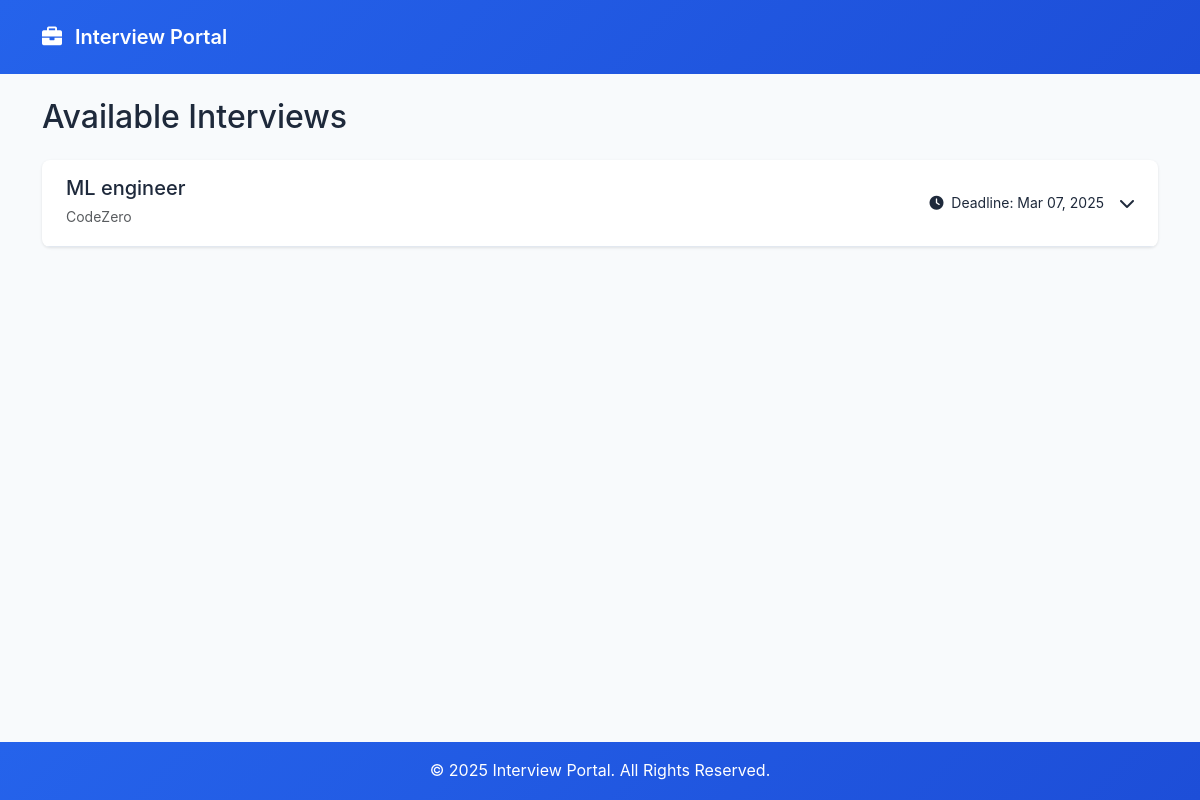
The page /org/interviews/ (signed in) on the database its author committed.
### organization/models.py (models this page shows, shortened)
class Custominterviews(models.Model):
    org = models.ForeignKey(organization,on_delete=models.CASCADE)
    desc = models.TextField()
    post = models.TextField()
    experience = models.CharField(max_length=10)
    submissionDeadline = models.DateTimeField()
    questions = models.TextField()
    startTime = models.DateTimeField()
    endTime = models.DateTimeField()
    DSA = models.IntegerField(blank=True,null=True)
    Dev = models.IntegerField(blank=True,null=True)

class organization(models.Model):
    org = models.ForeignKey(User, on_delete=models.CASCADE)
    orgname = models.CharField(max_length=100)
    address = models.TextField()
    photo = models.ImageField(upload_to='./orgs',null=True,blank=True)
    Description = models.TextField()

### organization/views.py (the view)
# urls.py: path('interviews/', views.available_interviews, name='available_interviews'),
@login_required
def available_interviews(request):
    current_time = timezone.now()
    interviews = Custominterviews.objects.filter(
        submissionDeadline__gt=current_time
    ).select_related('org')
    user_applications = Application.objects.filter(
        user=request.user
    ).select_related('interview')
    application_status = {}
    for application in user_applications:
        interview = application.interview
        can_start_interview = (
                application.approved and
                not application.attempted and
                interview.startTime <= current_time <= interview.endTime
        )
        application_status[application.interview_id] = {
            'resume_status': bool(application.resume),
            'is_approved': application.approved,
            'application_id': application.id,
            'can_start_interview': can_start_interview,
            'interview_start': interview.startTime,
            'interview_end': interview.endTime,
            'attempted': application.attempted
        }
    context = {
        'interviews': interviews,
        'application_status': application_status,
        'current_time': current_time,
    }
    return render(request, 'organization/available_interviews.html', context)

### organization/templatetags/custom_filters.py (called while the page is built)
@register.filter
def get_item(dictionary, key):
    return dictionary.get(key)

### organization/templates/organization/available_interviews.html (shortened to what this page needs)
{% load custom_filters %}
<!DOCTYPE html>
<html lang="en">
<head>
    <link href="https://cdn.jsdelivr.net/npm/bootstrap@5.3.0/dist/css/bootstrap.min.css" rel="stylesheet">
    <link href="https://cdnjs.cloudflare.com/ajax/libs/font-awesome/6.0.0/css/all.min.css" rel="stylesheet">
</head>
<body>
    <nav class="navbar">
        <div class="container">
            <a class="navbar-brand text-white" href="#">
                <i class="fas fa-briefcase me-2"></i>
                Interview Portal
            </a>
        </div>
    </nav>
    <div class="container mt-4">
        <h2 class="mb-4">Available Interviews</h2>
        <div class="interview-list">
            {% for interview in interviews %}
            <div class="interview-list-item">
                <div class="interview-header" onclick="toggleInterview(this)">
                    <div>
                        <h5 class="mb-1">{{ interview.post }}</h5>
                        <small class="text-muted">{{ interview.org.orgname }}</small>
                    </div>
                    <div class="d-flex align-items-center">
                        <span class="deadline-badge me-3">
                            <i class="fas fa-clock me-1"></i>
                            Deadline: {{ interview.submissionDeadline|date:"M d, Y" }}
                        </span>
                        <i class="fas fa-chevron-down toggle-icon"></i>
                    </div>
                </div>
            </div>
            {% empty %}
            <div class="alert alert-info">
                <i class="fas fa-info-circle me-2"></i>
                No available interviews at the moment.
            </div>
            {% endfor %}
        </div>
    </div>
    <footer class="footer">
        <p class="mb-0">&copy; 2025 Interview Portal. All Rights Reserved.</p>
    </footer>
</body>
</html>

### organization/templates/organization/available_interviews.html (style rules this page uses)
:root { --primary: #2563eb; --primary-dark: #1d4ed8; --primary-light: #dbeafe; --white: #ffffff; --gray-50: #f8fafc; --gray-100: #f1f5f9; --gray-200: #e2e8f0; --text-dark: #1e293b; --shadow-sm: 0 1px 3px rgba(0, 0, 0, 0.1); --shadow-md: 0 4px 6px rgba(0, 0, 0, 0.1); --shadow-lg: 0 10px 15px rgba(0, 0, 0, 0.1); --transition: all 0.3s ease; }
* { margin: 0; padding: 0; box-sizing: border-box; font-family: 'Inter', sans-serif; }
body { background-color: var(--gray-50); color: var(--text-dark); line-height: 1.6; min-height: 100vh; position: relative; padding-bottom: 60px; }
a { text-decoration: none; color: inherit; }
.navbar { background: linear-gradient(135deg, var(--primary), var(--primary-dark)); color: var(--white); padding: 1rem; }
.navbar-brand { font-weight: 600; font-size: 1.25rem; }
.interview-list-item { background: var(--white); border-radius: 0.5rem; margin-bottom: 1rem; box-shadow: var(--shadow-sm); overflow: hidden; transition: var(--transition); }
.interview-header { padding: 1rem 1.5rem; cursor: pointer; display: flex; align-items: center; justify-content: space-between; border-bottom: 1px solid var(--gray-200); transition: background-color 0.2s ease; }
.toggle-icon { transition: transform 0.3s ease; }
.deadline-badge { font-size: 0.875rem; color: var(--text-dark); }
.footer { background: linear-gradient(135deg, var(--primary), var(--primary-dark)); color: var(--white); text-align: center; padding: 1rem; position: absolute; bottom: 0; width: 100%; }

### rows shown on the page
Custominterviews: post "ML engineer", org.orgname "CodeZero", submissionDeadline "Mar 07, 2025"
